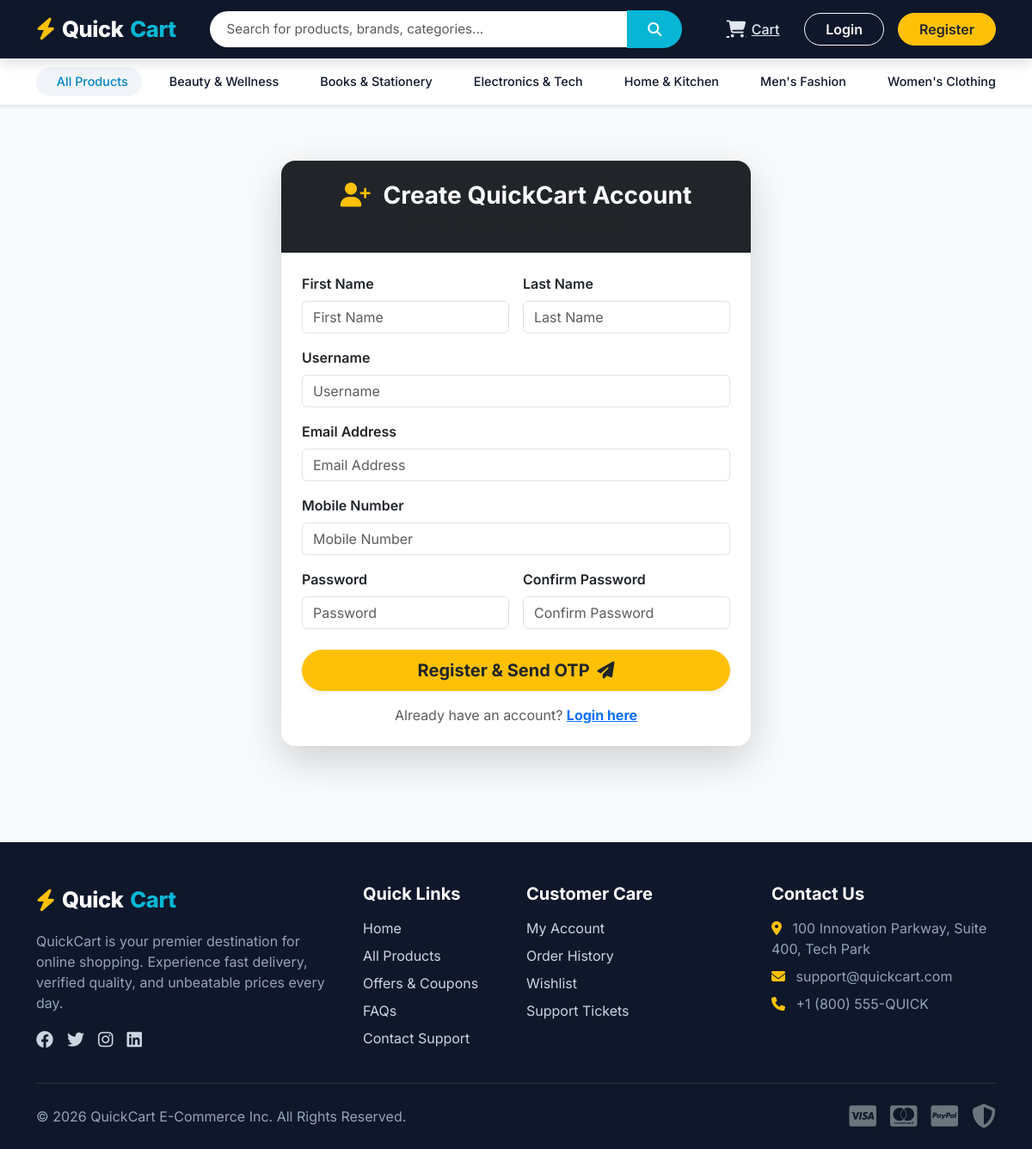
Page /accounts/register/ on the committed database.
### products/models.py (models this page shows, shortened)
class Category(models.Model):
    name = models.CharField(max_length=100, unique=True)
    slug = models.SlugField(max_length=120, unique=True, blank=True)
    description = models.TextField(blank=True)
    image = models.ImageField(upload_to='categories/', blank=True, null=True)
    created_at = models.DateTimeField(auto_now_add=True)
    class Meta:
        verbose_name_plural = "Categories"
        ordering = ['name']

### accounts/views.py (the view)
# urls.py: path('register/', views.register_view, name='register'),
def register_view(request):
    if request.user.is_authenticated:
        return redirect('home')
    if request.method == 'POST':
        form = UserRegistrationForm(request.POST)
        if form.is_valid():
            user = form.save(commit=False)
            user.is_active = False
            user.save()
            user.profile.mobile = form.cleaned_data.get('mobile')
            user.profile.save()
            otp_code = str(random.randint(100000, 999999))
            OTPVerification.objects.create(user=user, otp_code=otp_code)
            request.session['otp_user_id'] = user.id
            request.session['otp_purpose'] = 'registration'
            send_otp_email(user.email, otp_code, purpose="Account Registration")
            messages.success(request, f"Account created! An OTP has been sent to {user.email}.")
            return redirect('accounts:verify_otp')
    else:
        form = UserRegistrationForm()
    return render(request, 'accounts/register.html', {'form': form})

### templates/accounts/register.html (shortened to what this page needs)
{% extends 'base.html' %}
{% block content %}
<div class="container my-5">
    <div class="row justify-content-center">
        <div class="col-md-8 col-lg-6">
            <div class="card border-0 shadow-lg rounded-4 overflow-hidden">
                <div class="card-header bg-dark text-white text-center py-4">
                    <h3 class="fw-bold mb-1"><i class="fa-solid fa-user-plus text-warning me-2"></i> Create QuickCart Account</h3>
                    <p class="text-muted mb-0 small">Join millions of happy shoppers today</p>
                </div>
                <div class="card-body p-4">
                    <form method="POST">
                        <div class="row g-3 mb-3">
                            <div class="col-md-6">
                                <label class="form-label fw-semibold">First Name</label>
                                {{ form.first_name }}
                            </div>
                            <div class="col-md-6">
                                <label class="form-label fw-semibold">Last Name</label>
                                {{ form.last_name }}
                            </div>
                        </div>
                        <div class="mb-3">
                            <label class="form-label fw-semibold">Username</label>
                            {{ form.username }}
                        </div>
                        <div class="mb-3">
                            <label class="form-label fw-semibold">Email Address</label>
                            {{ form.email }}
                        </div>
                        <div class="mb-3">
                            <label class="form-label fw-semibold">Mobile Number</label>
                            {{ form.mobile }}
                        </div>
                        <div class="row g-3 mb-4">
                            <div class="col-md-6">
                                <label class="form-label fw-semibold">Password</label>
                                {{ form.password }}
                            </div>
                            <div class="col-md-6">
                                <label class="form-label fw-semibold">Confirm Password</label>
                                {{ form.confirm_password }}
                            </div>
                        </div>
                        <div class="d-grid mb-3">
                            <button type="submit" class="btn btn-warning btn-lg fw-bold rounded-pill text-dark shadow-sm">
                                Register & Send OTP <i class="fa-solid fa-paper-plane ms-1"></i>
                            </button>
                        </div>
                    </form>
                    <div class="text-center mt-3">
                        <p class="text-muted mb-0">Already have an account? <a href="{% url 'accounts:login' %}" class="fw-bold text-primary">Login here</a></p>
                    </div>
                </div>
            </div>
        </div>
    </div>
</div>
{% endblock %}

### templates/base.html (shortened to what this page needs)
{% load static %}
<!DOCTYPE html>
<html lang="en">
<head>
    <link href="https://cdn.jsdelivr.net/npm/bootstrap@5.3.0/dist/css/bootstrap.min.css" rel="stylesheet">
    <link rel="stylesheet" href="https://cdnjs.cloudflare.com/ajax/libs/font-awesome/6.4.0/css/all.min.css">
    <link rel="stylesheet" href="{% static 'css/style.css' %}">
</head>
<body>
    <header class="qc-navbar">
        <div class="container">
            <div class="d-flex align-items-center justify-content-between flex-wrap gap-2">
                <a href="{% url 'home' %}" class="qc-brand">
                    <i class="fa-solid fa-bolt text-warning"></i> Quick<span>Cart</span>
                </a>
                <form action="{% url 'products:search' %}" method="GET" class="flex-grow-1 mx-lg-4 max-w-600" style="max-width: 550px;">
                    <div class="input-group">
                        <input type="text" name="q" class="form-control qc-search-input" placeholder="Search for products, brands, categories..." value="{{ request.GET.q|default:'' }}" required>
                        <button class="btn qc-search-btn" type="submit">
                            <i class="fa-solid fa-magnifying-glass"></i>
                        </button>
                    </div>
                </form>
                <div class="d-flex align-items-center gap-3">
                    {% if user.is_authenticated %}
                        <a href="{% url 'cart:wishlist' %}" class="qc-nav-link text-white" title="Wishlist">
                            <i class="fa-regular fa-heart fs-5"></i>
                            <span class="d-none d-md-inline">Wishlist</span>
                            {% if wishlist_count > 0 %}
                                <span class="qc-badge">{{ wishlist_count }}</span>
                            {% endif %}
                        </a>
                        <a href="{% url 'cart:cart' %}" class="qc-nav-link text-white" title="Cart">
                            <i class="fa-solid fa-cart-shopping fs-5"></i>
                            <span class="d-none d-md-inline">Cart</span>
                            {% if cart_count > 0 %}
                                <span class="qc-badge">{{ cart_count }}</span>
                            {% endif %}
                        </a>
                        <a href="{% url 'notifications:list' %}" class="qc-nav-link text-white" title="Notifications">
                            <i class="fa-regular fa-bell fs-5"></i>
                            {% if unread_notifications_count > 0 %}
                                <span class="qc-badge bg-danger">{{ unread_notifications_count }}</span>
                            {% endif %}
                        </a>
                        <div class="dropdown">
                            <button class="btn btn-outline-light dropdown-toggle rounded-pill px-3 py-1 fw-semibold d-flex align-items-center gap-2" type="button" data-bs-toggle="dropdown">
                                <i class="fa-regular fa-circle-user fs-5"></i>
                                <span>{{ user.first_name|default:user.username }}</span>
                            </button>
                            <ul class="dropdown-menu dropdown-menu-end shadow border-0 mt-2">
                                <li><a class="dropdown-item py-2" href="{% url 'accounts:profile' %}"><i class="fa-solid fa-user me-2 text-primary"></i> My Profile</a></li>
                                <li><a class="dropdown-item py-2" href="{% url 'orders:my_orders' %}"><i class="fa-solid fa-box me-2 text-success"></i> My Orders</a></li>
                                <li><a class="dropdown-item py-2" href="{% url 'coupons:coupons_list' %}"><i class="fa-solid fa-ticket me-2 text-warning"></i> My Coupons</a></li>
                                <li><a class="dropdown-item py-2" href="{% url 'support:tickets' %}"><i class="fa-solid fa-headset me-2 text-info"></i> Support Tickets</a></li>
                                {% if user.is_staff %}
                                    <li><hr class="dropdown-divider"></li>
                                    <li><a class="dropdown-item py-2 fw-bold text-danger" href="{% url 'dashboard:home' %}"><i class="fa-solid fa-chart-line me-2"></i> Admin Dashboard</a></li>
                                {% endif %}
                                <li><hr class="dropdown-divider"></li>
                                <li><a class="dropdown-item py-2 text-danger" href="{% url 'accounts:logout' %}"><i class="fa-solid fa-right-from-bracket me-2"></i> Logout</a></li>
                            </ul>
                        </div>
                    {% else %}
                        <a href="{% url 'cart:cart' %}" class="qc-nav-link text-white" title="Cart">
                            <i class="fa-solid fa-cart-shopping fs-5"></i>
                            <span class="d-none d-md-inline">Cart</span>
                        </a>
                        <a href="{% url 'accounts:login' %}" class="btn btn-outline-light rounded-pill px-4 fw-semibold">Login</a>
                        <a href="{% url 'accounts:register' %}" class="btn btn-warning rounded-pill px-4 fw-semibold text-dark">Register</a>
                    {% endif %}
                </div>
            </div>
        </div>
    </header>
    <nav class="qc-category-bar shadow-sm">
        <div class="container">
            <div class="d-flex align-items-center gap-2">
                <a href="{% url 'products:product_list' %}" class="qc-cat-item active">
                     All Products
                </a>
                {% for cat in nav_categories %}
                    <a href="{% url 'products:category' cat.slug %}" class="qc-cat-item">
                        {{ cat.name }}
                    </a>
                {% endfor %}
                <a href="{% url 'coupons:coupons_list' %}" class="qc-cat-item text-danger fw-bold ms-auto">
                </a>
            </div>
        </div>
    </nav>
    <main>
        {% block content %}{% endblock %}
    </main>
    <footer class="qc-footer">
        <div class="container">
            <div class="row g-4">
                <div class="col-lg-4 col-md-6">
                    <div class="qc-brand mb-3">
                        <i class="fa-solid fa-bolt text-warning"></i> Quick<span>Cart</span>
                    </div>
                    <p>QuickCart is your premier destination for online shopping. Experience fast delivery, verified quality, and unbeatable prices every day.</p>
                    <div class="d-flex gap-3 fs-5 mt-3">
                        <a href="#"><i class="fa-brands fa-facebook"></i></a>
                        <a href="#"><i class="fa-brands fa-twitter"></i></a>
                        <a href="#"><i class="fa-brands fa-instagram"></i></a>
                        <a href="#"><i class="fa-brands fa-linkedin"></i></a>
                    </div>
                </div>
                <div class="col-lg-2 col-md-6">
                    <h5>Quick Links</h5>
                    <ul class="list-unstyled d-flex flex-column gap-2">
                        <li><a href="{% url 'home' %}">Home</a></li>
                        <li><a href="{% url 'products:product_list' %}">All Products</a></li>
                        <li><a href="{% url 'coupons:coupons_list' %}">Offers & Coupons</a></li>
                        <li><a href="{% url 'support:faq' %}">FAQs</a></li>
                        <li><a href="{% url 'support:contact' %}">Contact Support</a></li>
                    </ul>
                </div>
                <div class="col-lg-3 col-md-6">
                    <h5>Customer Care</h5>
                    <ul class="list-unstyled d-flex flex-column gap-2">
                        <li><a href="{% url 'accounts:profile' %}">My Account</a></li>
                        <li><a href="{% url 'orders:my_orders' %}">Order History</a></li>
                        <li><a href="{% url 'cart:wishlist' %}">Wishlist</a></li>
                        <li><a href="{% url 'support:tickets' %}">Support Tickets</a></li>
                    </ul>
                </div>
                <div class="col-lg-3 col-md-6">
                    <h5>Contact Us</h5>
                    <p class="mb-2"><i class="fa-solid fa-location-dot me-2 text-warning"></i> 100 Innovation Parkway, Suite 400, Tech Park</p>
                    <p class="mb-2"><i class="fa-solid fa-envelope me-2 text-warning"></i> support@quickcart.com</p>
                    <p class="mb-2"><i class="fa-solid fa-phone me-2 text-warning"></i> +1 (800) 555-QUICK</p>
                </div>
            </div>
            <hr class="my-4 border-secondary">
            <div class="d-flex flex-column flex-md-row justify-content-between align-items-center text-center text-md-start">
                <p class="mb-0">&copy; 2026 QuickCart E-Commerce Inc. All Rights Reserved.</p>
                <div class="d-flex gap-3 fs-3 text-secondary mt-2 mt-md-0">
                    <i class="fa-brands fa-cc-visa"></i>
                    <i class="fa-brands fa-cc-mastercard"></i>
                    <i class="fa-brands fa-cc-paypal"></i>
                    <i class="fa-solid fa-shield-halved"></i>
                </div>
            </div>
        </div>
    </footer>
</body>
</html>

### rows in the picture
Category: name "Beauty & Wellness"
Category: name "Books & Stationery"
Category: name "Electronics & Tech"
Category: name "Home & Kitchen"
Category: name "Men's Fashion"
Category: name "Women's Clothing"
